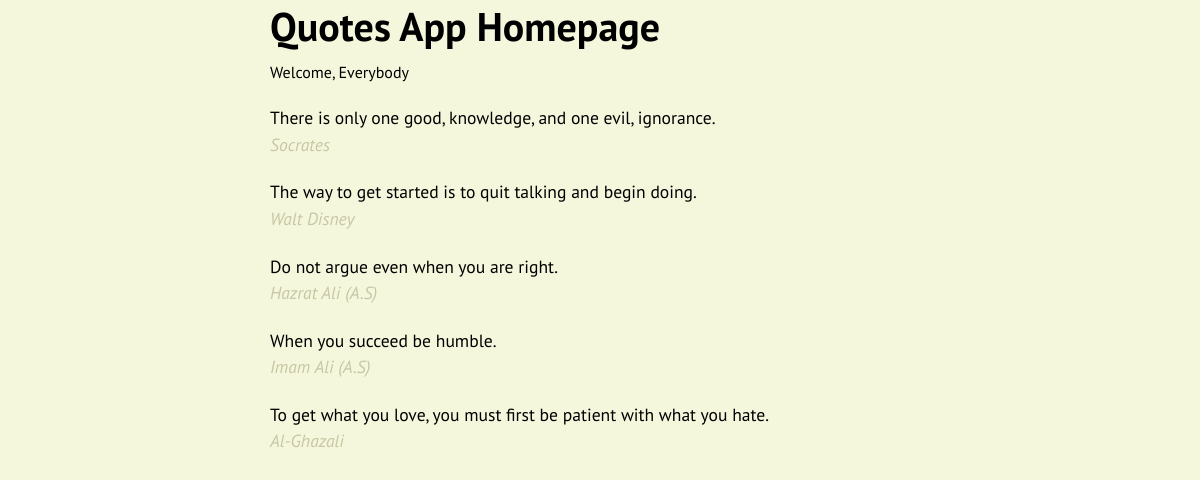
The page / on the database its author committed.
### authorQ/models.py (models this page shows, shortened)
class AutherQ(models.Model):
    author = models.TextField(max_length=25)
    quote = models.TextField()

### authorQ/views.py (the view)
# urls.py: path("", HomePageView.as_view(), name="home"),
class HomePageView(ListView):
    model = AutherQ
    template_name = "index.html"  # home page
    context_object_name = "all_author_quotes"

### templates/index.html (shortened to what this page needs)
<!DOCTYPE html>
<html lang="en">
  <head>
  </head>
  <body>
    <h1>Quotes App Homepage</h1>
    <p class="welcome">Welcome, Everybody</p>
    <section class="quotes">
      {% for post in all_author_quotes %}
      <blockquote>
        {{ post.quote }}
        <p><em>{{ post.author }}</em></p>
      </blockquote>
      {% endfor %}
    </section>
  </body>
</html>

### templates/index.html (style rules this page uses)
*, *::before, *::after { padding: 0; margin: 0; box-sizing: border-box; }
body { width: 660px; margin: 0 auto; background-color: #f5f7dc; color: #010001; font-family: "PT Sans", sans-serif; }
h1 { font-size: 2.5rem; }
.welcome { margin-top: 0.6em; font-size: 1rem; }
.quotes { margin-top: 1.2em; }
blockquote { margin: 1.4em 0; font-size: 1.1rem; }
blockquote p { margin: 0.2em 0; color: #c7c7a6; }

### rows shown on the page
AutherQ: quote "There is only one good, knowledge, and one evil, ignorance.", author "Socrates"
AutherQ: quote "The way to get started is to quit talking and begin doing.", author "Walt Disney"
AutherQ: quote "Do not argue even when you are right.", author "Hazrat Ali (A.S)"
AutherQ: quote "When you succeed be humble.", author "Imam Ali (A.S)"
AutherQ: quote "To get what you love, you must first be patient with what you hate.", author "Al-Ghazali"
